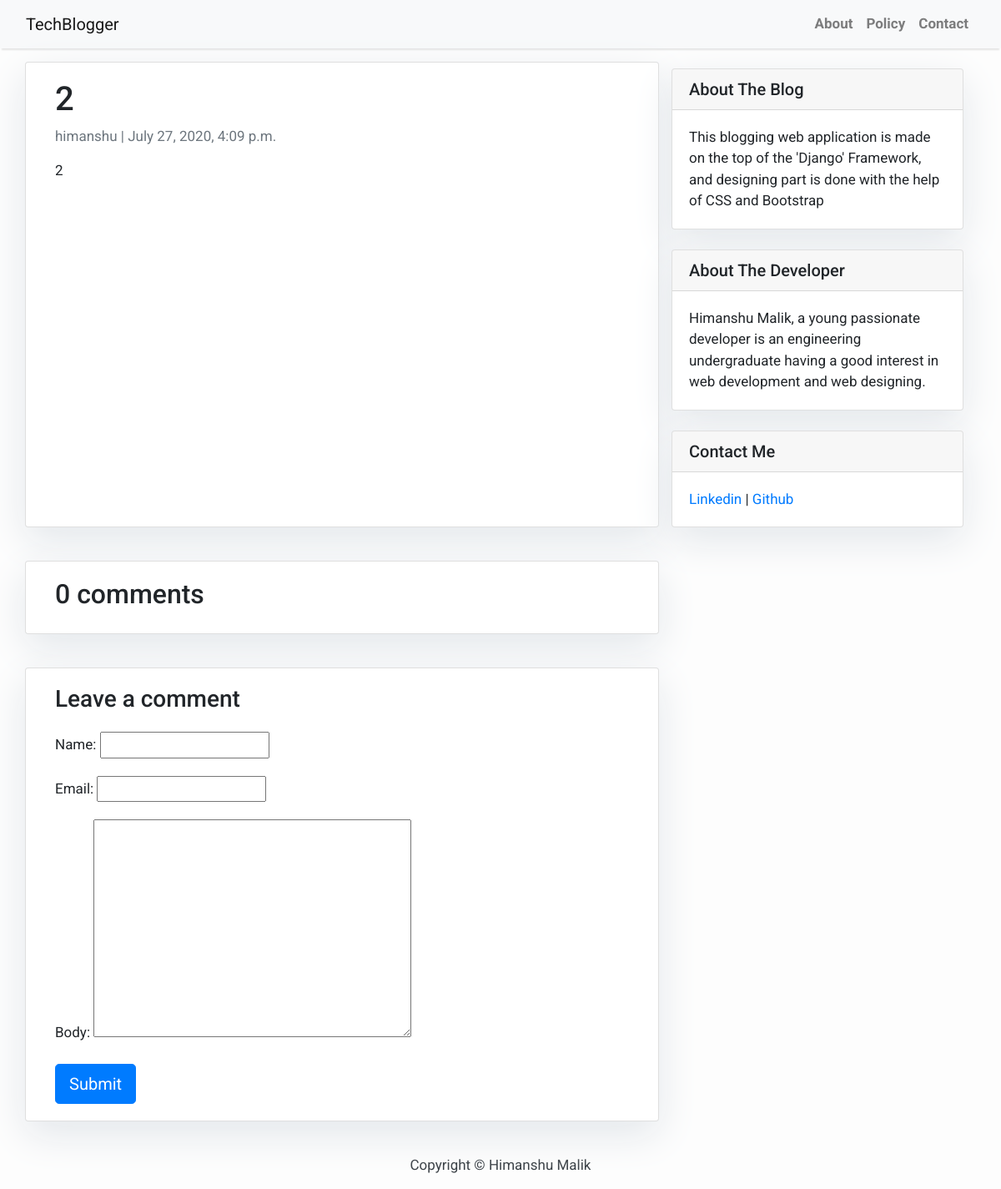
The app's page /blog/2/ with its own data.
### blog/models.py (models this page shows, shortened)
class Post(models.Model):
    title = models.CharField(max_length=200, unique=True)
    publisher = models.CharField(max_length=40, default='Anonymous')
    slug = models.SlugField(max_length=200, unique=True, default='post')
    author = models.ForeignKey(User, on_delete= models.CASCADE,related_name='blog_posts')
    updated_on = models.DateTimeField(auto_now= True)
    content = models.TextField()
    created_on = models.DateTimeField(auto_now_add=True)
    status = models.IntegerField(choices=STATUS, default=1)
    class Meta:
        ordering = ['-created_on']

### blog/views.py (the view)
# urls.py: path('blog/<slug:slug>/', views.PostDetail, name='post_detail'),
def PostDetail(request, slug):
    template_name = 'post_detail.html'
    post = get_object_or_404(Post, slug=slug)
    comments = post.comments.filter(active=True)
    new_comment = None
    if request.method == 'POST':
        comment_form = CommentForm(data=request.POST)
        if comment_form.is_valid():
            new_comment = comment_form.save(commit=False)
            new_comment.post = post
            new_comment.save()
    else:
        comment_form = CommentForm()
    return render(request, template_name, {'post': post,
                                           'comments': comments,
                                           'new_comment': new_comment,
                                           'comment_form': comment_form})

### blog/forms.py
class CommentForm(forms.ModelForm):
    class Meta:
        model = Comment
        fields = ('name', 'email', 'body')

### blog/templates/post_detail.html (shortened to what this page needs)
{% extends 'base.html' %} {% block content %}
<div class="container">
  <div class="row">
    <div class="col-md-8 card mb-4  mt-3 left  top">
      <div class="card-body">
        <h1>{% block title %} {{ post.title }} {% endblock title %}</h1>
        <p class=" text-muted">{{ post.author }} | {{ post.created_on }}</p>
        <p class="card-text ">{{ post.content | safe }}</p>
      </div>
    </div>
    {% block sidebar %} {% include 'sidebar.html' %} {% endblock sidebar %}
    <div class="col-md-8 card mb-4  mt-3 ">
      <div class="card-body">
        <h2>{{ comments.count }} comments</h2>
      </div>
    </div>
    <div class="col-md-8 card mb-4  mt-3 ">
      <div class="card-body">
        {% if new_comment %}
        <div class="alert alert-success" role="alert">
          Your comment is awaiting moderation
        </div>
        {% else %}
        <h3>Leave a comment</h3>
        <form method="post" style="margin-top: 1.3em;">
          {{ comment_form.as_p }}
          <button type="submit" class="btn btn-primary  btn-lg">Submit</button>
        </form>
        {% endif %}
      </div>
    </div>
  </div>
</div>
{% endblock content %}

### blog/templates/base.html (style rules this page uses)
body { font-family: "Roboto", sans-serif; font-size: 17px; background-color: #fdfdfd; }

### blog/templates/sidebar.html (style rules this page uses)
.card { box-shadow: 0 16px 48px #E3E7EB; }

### records on screen
Post: title "2", author "himanshu", created_on "July 27, 2020, 4:09 p.m.", content "2"

### other values on screen
{{ comments.count }} "0"
